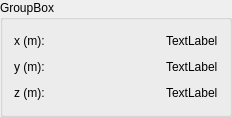
<?xml version="1.0" encoding="UTF-8"?>
<ui version="4.0">
 <class>anchItem</class>
 <widget class="QGroupBox" name="anchItem">
  <property name="geometry">
   <rect>
    <x>0</x>
    <y>0</y>
    <width>232</width>
    <height>114</height>
   </rect>
  </property>
  <property name="maximumSize">
   <size>
    <width>16777215</width>
    <height>114</height>
   </size>
  </property>
  <property name="windowTitle">
   <string>GroupBox</string>
  </property>
  <property name="title">
   <string>GroupBox</string>
  </property>
  <layout class="QGridLayout" name="gridLayout">
   <item row="0" column="3">
    <widget class="QLabel" name="xLabelValue">
     <property name="text">
      <string>TextLabel</string>
     </property>
    </widget>
   </item>
   <item row="1" column="3">
    <widget class="QLabel" name="yLabelValue">
     <property name="text">
      <string>TextLabel</string>
     </property>
    </widget>
   </item>
   <item row="1" column="2">
    <spacer name="ySpacer">
     <property name="orientation">
      <enum>Qt::Horizontal</enum>
     </property>
     <property name="sizeHint" stdset="0">
      <size>
       <width>40</width>
       <height>20</height>
      </size>
     </property>
    </spacer>
   </item>
   <item row="1" column="1">
    <widget class="QLabel" name="yLabel">
     <property name="text">
      <string>y (m):</string>
     </property>
    </widget>
   </item>
   <item row="0" column="1">
    <widget class="QLabel" name="xLabel">
     <property name="text">
      <string>x (m):</string>
     </property>
    </widget>
   </item>
   <item row="0" column="2">
    <spacer name="xSpacer">
     <property name="orientation">
      <enum>Qt::Horizontal</enum>
     </property>
     <property name="sizeHint" stdset="0">
      <size>
       <width>40</width>
       <height>20</height>
      </size>
     </property>
    </spacer>
   </item>
   <item row="2" column="1">
    <widget class="QLabel" name="zLabel">
     <property name="text">
      <string>z (m):</string>
     </property>
    </widget>
   </item>
   <item row="2" column="2">
    <spacer name="zSpacer">
     <property name="orientation">
      <enum>Qt::Horizontal</enum>
     </property>
     <property name="sizeHint" stdset="0">
      <size>
       <width>40</width>
       <height>20</height>
      </size>
     </property>
    </spacer>
   </item>
   <item row="2" column="3">
    <widget class="QLabel" name="zLabelValue">
     <property name="text">
      <string>TextLabel</string>
     </property>
    </widget>
   </item>
  </layout>
 </widget>
 <resources/>
 <connections/>
</ui>
